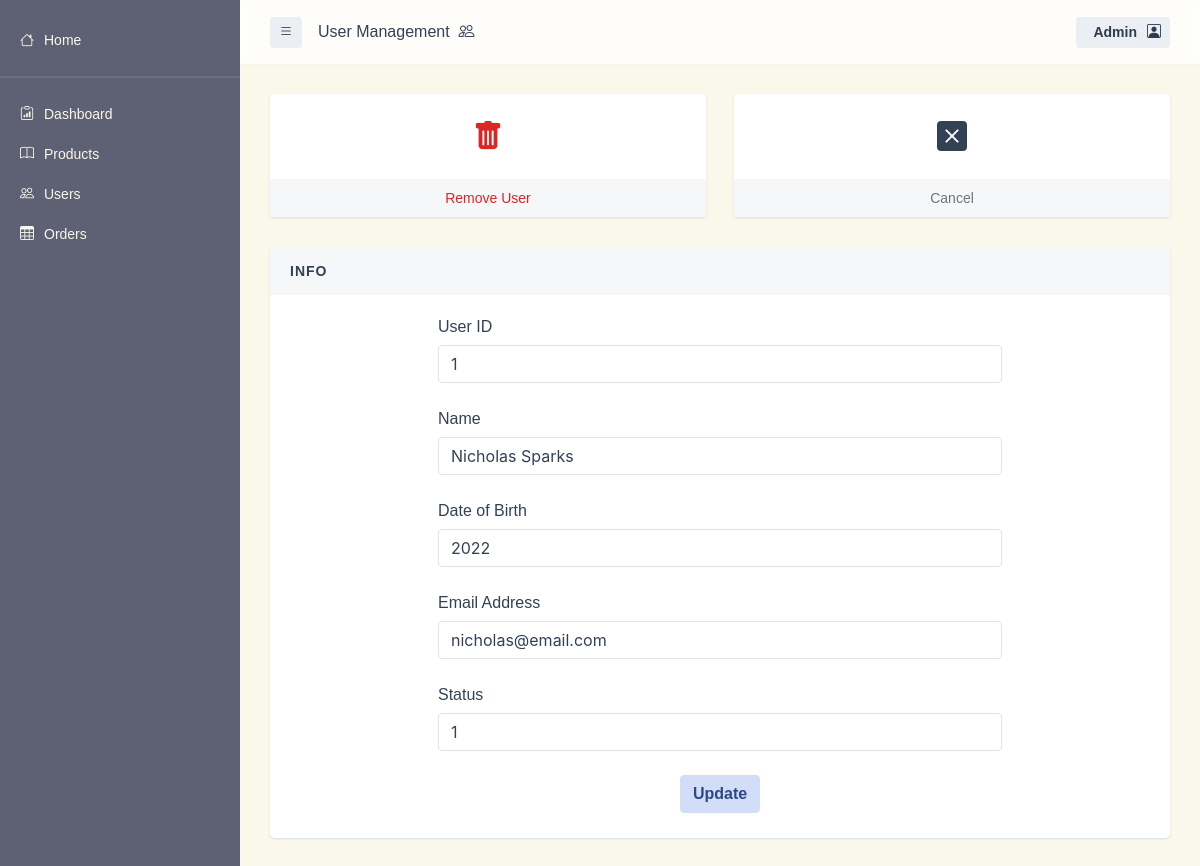
Before: /admin/userManagement/userInfo.php?selectedUser=1 with the older database file.
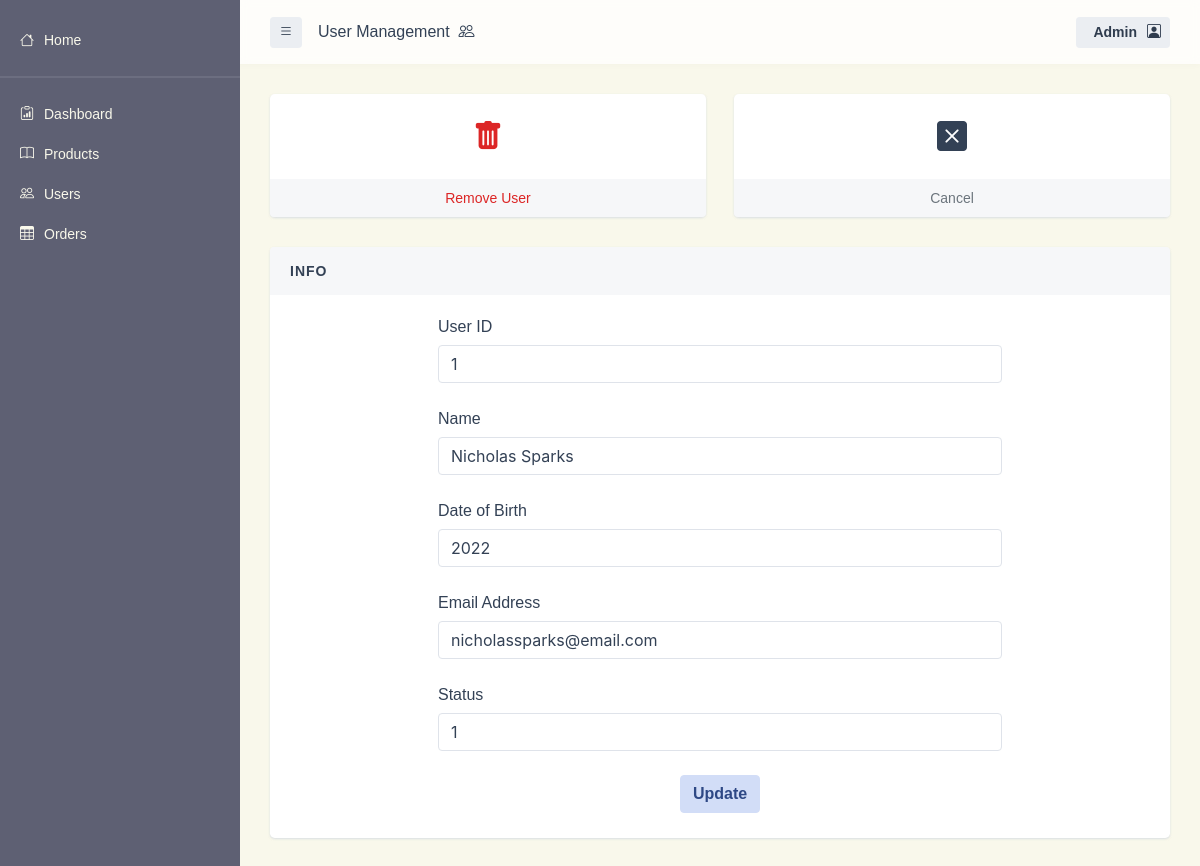
After: the same page with the newer database file.
### tables this page shows
CREATE TABLE `Users` (
  `user_id` int(20) NOT NULL,
  `type` int(1) NOT NULL,
  `name` varchar(20) NOT NULL,
  `email` varchar(255) NOT NULL,
  `address` varchar(255) NOT NULL,
  `city` varchar(20) NOT NULL,
  `state` varchar(20) NOT NULL,
  `zip` int(20) NOT NULL,
  `dob` varchar(20) NOT NULL,
  `password` varchar(255) NOT NULL
);

### admin/userManagement/userInfo.php (the view, shortened to what this page needs)
<?php
require_once "../../setup/db.connect.php";
$user_id = $_GET['selectedUser'];
$name = $mysqli->query("SELECT name FROM Users WHERE user_id = " . $user_id . "");
$name = $name->fetch_object()->name;
$dob = $mysqli->query("SELECT dob FROM Users WHERE user_id = " . $user_id . "");
$dob = $dob->fetch_object()->dob;
$email = $mysqli->query("SELECT email FROM Users WHERE user_id = " . $user_id . "");
$email = $email->fetch_object()->email;
$type = $mysqli->query("SELECT type FROM Users WHERE user_id = " . $user_id . "");
$type = $type->fetch_object()->type;
?>
<!doctype html>
<html lang="en">
<head>
  <link rel="stylesheet" href="../../assets/js/plugins/select2.min.css">
  <link rel="stylesheet" href="../../assets\js\plugins\dropzone.css">
  <link rel="stylesheet" href="https://cdn.jsdelivr.net/npm/bootstrap-icons@1.8.1/font/bootstrap-icons.css">
  <link rel="stylesheet" id="css-main" href="../../assets/css/oneui.min.css">
  <link rel="stylesheet" href="../../style/index.css">
</head>
<body>
  <div id="page-container" class="sidebar-o sidebar-dark enable-page-overlay side-scroll page-header-fixed main-content-boxed">
    <nav id="sidebar" aria-label="Main Navigation" style="background-color: #5E6073;">
      <div class="js-sidebar-scroll">
        <div class="content-side">
          <ul class="nav-main">
            <li class="nav-main-item">
              <a class="nav-main-link" href="../../index.php" style=" color: #F9F8EB;">
                <i class="bi bi-house"></i>
                <span class="nav-main-link-name" style="margin-left: 10px;">Home</span>
              </a>
            </li>
            <hr style="height: .1rem;">
            <li class="nav-main-item">
              <a class="nav-main-link" href="../admin_dash.php" style=" color: #F9F8EB;">
                <i class="bi bi-clipboard-data"></i>
                <span class="nav-main-link-name" style="margin-left: 10px;">Dashboard</span>
              </a>
            </li>
            <li class="nav-main-item">
              <a class="nav-main-link" href="../bookManagement\products.php" style=" color: #F9F8EB;">
                <i class="bi bi-book"></i>
                <span class="nav-main-link-name" style="margin-left: 10px;">Products</span>
              </a>
            </li>
            <li class="nav-main-item">
              <a class="nav-main-link" href="./users.php" style=" color: #F9F8EB;">
                <i class="bi bi-people"></i>
                <span class="nav-main-link-name" style="margin-left: 10px;">Users</span>
              </a>
            </li>
            <li class="nav-main-item">
              <a class="nav-main-link" href="../orderManagement\orders.php" style=" color: #F9F8EB;">
                <i class="bi bi-table"></i>
                <span class="nav-main-link-name" style="margin-left: 10px;">Orders</span>
              </a>
            </li>
          </ul>
        </div>
      </div>
    </nav>
      <header id="page-header">
        <div class="content-header">
          <div class="d-flex align-items-center">
            <button type="button" class="btn btn-sm btn-alt-secondary me-2 d-none d-lg-inline-block" data-toggle="layout" data-action="sidebar_mini_toggle">
              <i class="bi bi-list"></i>
            </button>
            <span class="d-none d-sm-inline-block ms-2">User Management</span>&nbsp;&nbsp;<i class="bi bi-people"></i>
          </div>
          <div class="d-flex align-items-center">
            <div class="dropdown d-inline-block ms-2">
              <button type="button" class="btn btn-sm btn-alt-secondary d-flex align-items-center" id="page-header-user-dropdown" data-bs-toggle="dropdown" aria-haspopup="true" aria-expanded="false">
                <span class="d-none d-sm-inline-block ms-2" style="margin-right:10px;">Admin</span>
                <i class="bi bi-person-square"></i>
              </button>
            </div>
          </div>
        </div>
      </header>
      <main id="main-container">
        <div class="content">
          <div class="row">
            <div class="col-6 col-lg-6">
              <a class="block block-rounded block-link-shadow text-center" href="userInfo.php?selectedUser=<?php echo $user_id ?>&delete=true">
                <div class="block-content block-content-full">
                  <div class="fs-2 fw-semibold text-danger">
                    <i class="bi bi-trash-fill"></i>
                  </div>
                </div>
                <div class="block-content py-2 bg-body-light">
                  <p class="fw-medium fs-sm text-danger mb-0">
                    Remove User
                  </p>
                </div>
              </a>
            </div>
            <div class="col-6 col-lg-6">
              <a class="block block-rounded block-link-shadow text-center" href="users.php">
                <div class="block-content block-content-full">
                  <div class="fs-2 fw-semibold text-dark">
                    <i class="bi bi-x-square-fill"></i>
                  </div>
                </div>
                <div class="block-content py-2 bg-body-light">
                  <p class="fw-medium fs-sm text-gray-dark mb-0">
                    Cancel
                  </p>
                </div>
              </a>
            </div>
          </div>
          <div class="block block-rounded">
            <div class="block-header block-header-default">
              <h3 class="block-title">Info</h3>
            </div>
            <div class="block-content">
              <div class="row justify-content-center">
                <div class="col-md-10 col-lg-8">
                  <form method="post">
                    <div class="mb-4">
                      <label class="form-label" for="one-ecom-product-id">User ID</label>
                      <input type="text" class="form-control" id="one-ecom-product-id" name="user_id" value="<?php echo htmlspecialchars($user_id); ?>">
                    </div>
                    <div class="mb-4">
                      <label class="form-label" for="one-ecom-product-name">Name</label>
                      <input type="text" class="form-control" id="one-ecom-product-name" name="name" value="<?php echo htmlspecialchars($name); ?>">
                    </div>
                    <div class="mb-4">
                      <label class="form-label" for="one-ecom-product-id">Date of Birth</label>
                      <input type="text" class="form-control" id="one-ecom-product-id" name="dob" value="<?php echo htmlspecialchars($dob); ?>">
                    </div>
                    <div class="mb-4">
                      <label class="form-label" for="one-ecom-product-id">Email Address</label>
                      <input type="text" class="form-control" id="one-ecom-product-id" name="email" value="<?php echo htmlspecialchars($email); ?>">
                    </div>
                    <div class="mb-4">
                      <label class="form-label" for="one-ecom-product-id">Status</label>
                      <input type="text" class="form-control" id="one-ecom-product-id" name="type" value="<?php echo htmlspecialchars($type); ?>">
                    </div>
                    <div style="text-align: center" class="mb-4">
                      <button type="submit" name="update" class="btn btn-alt-primary">Update</button>
                    </div>
                  </form>
                </div>
              </div>
            </div>
          </div>
        </div>
      </main>
    </div>
  </body>
</html>

### style/index.css (style rules this page uses)
body { font-family: 'Anek Tamil', sans-serif; background-color: #F9F8EB; }
a { color: #403F48; }

Changed rows visible on the page:
changed users "Nicholas Sparks": email "nicholas@email.com" → "nicholassparks@email.com"
